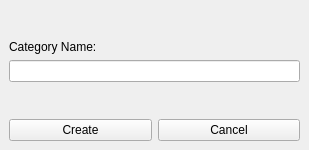
<?xml version="1.0" encoding="UTF-8"?>
<ui version="4.0">
 <class>newItemWindow</class>
 <widget class="QMainWindow" name="newItemWindow">
  <property name="windowModality">
   <enum>Qt::ApplicationModal</enum>
  </property>
  <property name="geometry">
   <rect>
    <x>0</x>
    <y>0</y>
    <width>309</width>
    <height>150</height>
   </rect>
  </property>
  <property name="sizePolicy">
   <sizepolicy hsizetype="Fixed" vsizetype="Fixed">
    <horstretch>0</horstretch>
    <verstretch>0</verstretch>
   </sizepolicy>
  </property>
  <property name="minimumSize">
   <size>
    <width>309</width>
    <height>150</height>
   </size>
  </property>
  <property name="maximumSize">
   <size>
    <width>309</width>
    <height>150</height>
   </size>
  </property>
  <property name="windowTitle">
   <string>New Category</string>
  </property>
  <widget class="QWidget" name="centralwidget">
   <layout class="QVBoxLayout" name="verticalLayout">
    <item>
     <spacer name="verticalSpacer">
      <property name="orientation">
       <enum>Qt::Vertical</enum>
      </property>
      <property name="sizeHint" stdset="0">
       <size>
        <width>20</width>
        <height>40</height>
       </size>
      </property>
     </spacer>
    </item>
    <item>
     <widget class="QLabel" name="lblEntry">
      <property name="text">
       <string>Category Name:</string>
      </property>
     </widget>
    </item>
    <item>
     <widget class="QLineEdit" name="txtEntryName">
      <property name="maxLength">
       <number>60</number>
      </property>
     </widget>
    </item>
    <item>
     <spacer name="verticalSpacer_2">
      <property name="orientation">
       <enum>Qt::Vertical</enum>
      </property>
      <property name="sizeHint" stdset="0">
       <size>
        <width>20</width>
        <height>40</height>
       </size>
      </property>
     </spacer>
    </item>
    <item>
     <layout class="QHBoxLayout" name="horizontalLayout">
      <item>
       <widget class="QPushButton" name="btnCreate">
        <property name="text">
         <string>Create</string>
        </property>
       </widget>
      </item>
      <item>
       <widget class="QPushButton" name="btnCancel">
        <property name="text">
         <string>Cancel</string>
        </property>
       </widget>
      </item>
     </layout>
    </item>
   </layout>
  </widget>
 </widget>
 <resources/>
 <connections/>
</ui>
